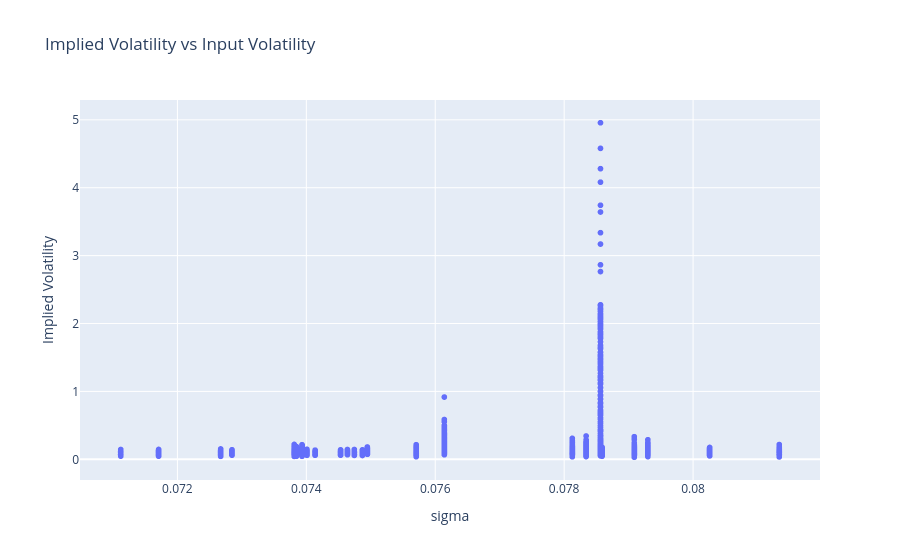

Notebook source saved alongside this figure:
### Code cell
fig = px.scatter(bsm_prices_df.dropna(), x='sigma', y='Implied Volatility', title='Implied Volatility vs Input Volatility')
fig.show()

### Figure 1 — Plotly figure (JSON) as saved in the notebook; plotly's stock layout.template omitted (floating-point values rounded to 4 significant figures; data arrays with more than 128 entries replaced by an {"elided": "..."} marker saying what was removed)
{"data": [{"hovertemplate": "sigma=%{x}<br>Implied Volatility=%{y}<extra></extra>", "legendgroup": "", "marker": {"color": "#636efa", "symbol": "circle"}, "mode": "markers", "name": "", "showlegend": false, "type": "scattergl", "x": {"elided": "2289 float values"}, "xaxis": "x", "y": {"elided": "2289 float values"}, "yaxis": "y"}], "layout": {"legend": {"tracegroupgap": 0}, "title": {"text": "Implied Volatility vs Input Volatility"}, "xaxis": {"anchor": "y", "domain": [0, 1], "title": {"text": "sigma"}}, "yaxis": {"anchor": "x", "domain": [0, 1], "title": {"text": "Implied Volatility"}}}}
